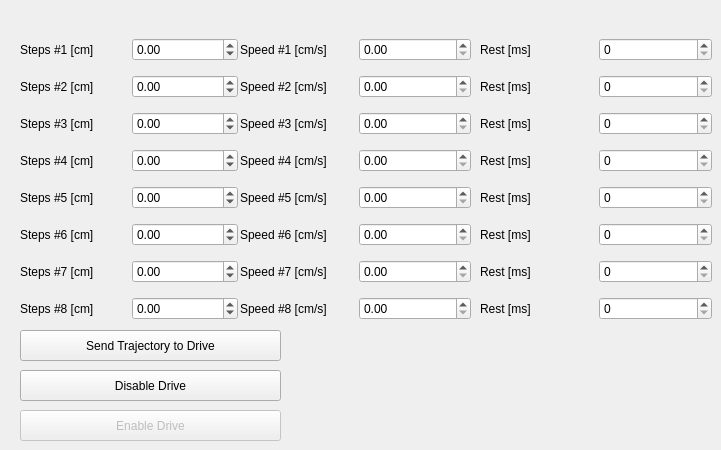
    <widget class="QWidget" name="ComplexTab2">
     <attribute name="title">
      <string>Drive 2</string>
     </attribute>
     <widget class="QWidget" name="layoutWidget_27">
      <property name="geometry">
       <rect>
        <x>20</x>
        <y>30</y>
        <width>218</width>
        <height>300</height>
       </rect>
      </property>
      <layout class="QGridLayout" name="gridLayout_16">
       <item row="0" column="0">
        <widget class="QLabel" name="labelCSteps1_2">
         <property name="text">
          <string>Steps #1 [cm]</string>
         </property>
        </widget>
       </item>
       <item row="1" column="0">
        <widget class="QLabel" name="labelCSteps2_2">
         <property name="text">
          <string>Steps #2 [cm]</string>
         </property>
        </widget>
       </item>
       <item row="2" column="0">
        <widget class="QLabel" name="labelCSSteps3_2">
         <property name="text">
          <string>Steps #3 [cm]</string>
         </property>
        </widget>
       </item>
       <item row="3" column="0">
        <widget class="QLabel" name="labelCSSteps4_2">
         <property name="text">
          <string>Steps #4 [cm]</string>
         </property>
        </widget>
       </item>
       <item row="5" column="0">
        <widget class="QLabel" name="labelCSteps6_2">
         <property name="text">
          <string>Steps #6 [cm]</string>
         </property>
        </widget>
       </item>
       <item row="6" column="0">
        <widget class="QLabel" name="labelCSteps7_2">
         <property name="text">
          <string>Steps #7 [cm]</string>
         </property>
        </widget>
       </item>
       <item row="7" column="0">
        <widget class="QLabel" name="labelCSteps8_2">
         <property name="text">
          <string>Steps #8 [cm]</string>
         </property>
        </widget>
       </item>
       <item row="4" column="0">
        <widget class="QLabel" name="labelCSteps5_2">
         <property name="text">
          <string>Steps #5 [cm]</string>
         </property>
        </widget>
       </item>
       <item row="0" column="1">
        <widget class="QDoubleSpinBox" name="sbSteps2_1">
         <property name="minimum">
          <double>-31.000000000000000</double>
         </property>
         <property name="maximum">
          <double>31.000000000000000</double>
         </property>
        </widget>
       </item>
       <item row="1" column="1">
        <widget class="QDoubleSpinBox" name="sbSteps2_2">
         <property name="minimum">
          <double>-31.000000000000000</double>
         </property>
         <property name="maximum">
          <double>31.000000000000000</double>
         </property>
        </widget>
       </item>
       <item row="2" column="1">
        <widget class="QDoubleSpinBox" name="sbSteps2_3">
         <property name="minimum">
          <double>-31.000000000000000</double>
         </property>
         <property name="maximum">
          <double>31.000000000000000</double>
         </property>
        </widget>
       </item>
       <item row="3" column="1">
        <widget class="QDoubleSpinBox" name="sbSteps2_4">
         <property name="minimum">
          <double>-31.000000000000000</double>
         </property>
         <property name="maximum">
          <double>31.000000000000000</double>
         </property>
        </widget>
       </item>
       <item row="4" column="1">
        <widget class="QDoubleSpinBox" name="sbSteps2_5">
         <property name="minimum">
          <double>-31.000000000000000</double>
         </property>
         <property name="maximum">
          <double>31.000000000000000</double>
         </property>
        </widget>
       </item>
       <item row="5" column="1">
        <widget class="QDoubleSpinBox" name="sbSteps2_6">
         <property name="minimum">
          <double>-31.000000000000000</double>
         </property>
         <property name="maximum">
          <double>31.000000000000000</double>
         </property>
        </widget>
       </item>
       <item row="6" column="1">
        <widget class="QDoubleSpinBox" name="sbSteps2_7">
         <property name="minimum">
          <double>-31.000000000000000</double>
         </property>
         <property name="maximum">
          <double>31.000000000000000</double>
         </property>
        </widget>
       </item>
       <item row="7" column="1">
        <widget class="QDoubleSpinBox" name="sbSteps2_8">
         <property name="minimum">
          <double>-31.000000000000000</double>
         </property>
         <property name="maximum">
          <double>31.000000000000000</double>
         </property>
        </widget>
       </item>
      </layout>
     </widget>
     <widget class="QWidget" name="layoutWidget_29">
      <property name="geometry">
       <rect>
        <x>240</x>
        <y>30</y>
        <width>231</width>
        <height>300</height>
       </rect>
      </property>
      <layout class="QGridLayout" name="gridLayout_17">
       <item row="0" column="0">
        <widget class="QLabel" name="labelCSpeed1_4">
         <property name="text">
          <string>Speed #1 [cm/s]</string>
         </property>
        </widget>
       </item>
       <item row="1" column="0">
        <widget class="QLabel" name="labelCSpeed2_4">
         <property name="text">
          <string>Speed #2 [cm/s]</string>
         </property>
        </widget>
       </item>
       <item row="2" column="0">
        <widget class="QLabel" name="labelCSpeed3_4">
         <property name="text">
          <string>Speed #3 [cm/s]</string>
         </property>
        </widget>
       </item>
       <item row="3" column="0">
        <widget class="QLabel" name="labelCSpeed4_4">
         <property name="text">
          <string>Speed #4 [cm/s]</string>
         </property>
        </widget>
       </item>
       <item row="4" column="0">
        <widget class="QLabel" name="labelCSpeed5_3">
         <property name="text">
          <string>Speed #5 [cm/s]</string>
         </property>
        </widget>
       </item>
       <item row="5" column="0">
        <widget class="QLabel" name="labelCSpeed6_3">
         <property name="text">
          <string>Speed #6 [cm/s]</string>
         </property>
        </widget>
       </item>
       <item row="6" column="0">
        <widget class="QLabel" name="labelCSpeed7_3">
         <property name="text">
          <string>Speed #7 [cm/s]</string>
         </property>
        </widget>
       </item>
       <item row="7" column="0">
        <widget class="QLabel" name="labelCSpeed8_3">
         <property name="text">
          <string>Speed #8 [cm/s]</string>
         </property>
        </widget>
       </item>
       <item row="0" column="1">
        <widget class="QDoubleSpinBox" name="sbSpeed2_1">
         <property name="maximum">
          <double>7.500000000000000</double>
         </property>
        </widget>
       </item>
       <item row="1" column="1">
        <widget class="QDoubleSpinBox" name="sbSpeed2_2">
         <property name="maximum">
          <double>7.500000000000000</double>
         </property>
        </widget>
       </item>
       <item row="2" column="1">
        <widget class="QDoubleSpinBox" name="sbSpeed2_3">
         <property name="maximum">
          <double>7.500000000000000</double>
         </property>
        </widget>
       </item>
       <item row="3" column="1">
        <widget class="QDoubleSpinBox" name="sbSpeed2_4">
         <property name="maximum">
          <double>7.500000000000000</double>
         </property>
        </widget>
       </item>
       <item row="4" column="1">
        <widget class="QDoubleSpinBox" name="sbSpeed2_5">
         <property name="maximum">
          <double>7.500000000000000</double>
         </property>
        </widget>
       </item>
       <item row="5" column="1">
        <widget class="QDoubleSpinBox" name="sbSpeed2_6">
         <property name="maximum">
          <double>7.500000000000000</double>
         </property>
        </widget>
       </item>
       <item row="6" column="1">
        <widget class="QDoubleSpinBox" name="sbSpeed2_7">
         <property name="maximum">
          <double>7.500000000000000</double>
         </property>
        </widget>
       </item>
       <item row="7" column="1">
        <widget class="QDoubleSpinBox" name="sbSpeed2_8">
         <property name="maximum">
          <double>7.500000000000000</double>
         </property>
        </widget>
       </item>
      </layout>
     </widget>
     <widget class="QWidget" name="layoutWidget_2">
      <property name="geometry">
       <rect>
        <x>480</x>
        <y>30</y>
        <width>232</width>
        <height>300</height>
       </rect>
      </property>
      <layout class="QGridLayout" name="gridLayout_7">
       <item row="0" column="0">
        <widget class="QLabel" name="lCRest2_1">
         <property name="text">
          <string>Rest [ms]</string>
         </property>
        </widget>
       </item>
       <item row="0" column="1">
        <widget class="QSpinBox" name="sbCRest2_1">
         <property name="maximum">
          <number>10000</number>
         </property>
         <property name="value">
          <number>0</number>
         </property>
        </widget>
       </item>
       <item row="1" column="0">
        <widget class="QLabel" name="lCRest2_2">
         <property name="text">
          <string>Rest [ms]</string>
         </property>
        </widget>
       </item>
       <item row="1" column="1">
        <widget class="QSpinBox" name="sbCRest2_2">
         <property name="maximum">
          <number>10000</number>
         </property>
         <property name="value">
          <number>0</number>
         </property>
        </widget>
       </item>
       <item row="2" column="0">
        <widget class="QLabel" name="lCRest2_3">
         <property name="text">
          <string>Rest [ms]</string>
         </property>
        </widget>
       </item>
       <item row="2" column="1">
        <widget class="QSpinBox" name="sbCRest2_3">
         <property name="maximum">
          <number>10000</number>
         </property>
         <property name="value">
          <number>0</number>
         </property>
        </widget>
       </item>
       <item row="3" column="0">
        <widget class="QLabel" name="lCRest2_4">
         <property name="text">
          <string>Rest [ms]</string>
         </property>
        </widget>
       </item>
       <item row="3" column="1">
        <widget class="QSpinBox" name="sbCRest2_4">
         <property name="maximum">
          <number>10000</number>
         </property>
         <property name="value">
          <number>0</number>
         </property>
        </widget>
       </item>
       <item row="4" column="0">
        <widget class="QLabel" name="lCRest2_5">
         <property name="text">
          <string>Rest [ms]</string>
         </property>
        </widget>
       </item>
       <item row="4" column="1">
        <widget class="QSpinBox" name="sbCRest2_5">
         <property name="maximum">
          <number>10000</number>
         </property>
         <property name="value">
          <number>0</number>
         </property>
        </widget>
       </item>
       <item row="5" column="0">
        <widget class="QLabel" name="lCRest2_6">
         <property name="text">
          <string>Rest [ms]</string>
         </property>
        </widget>
       </item>
       <item row="5" column="1">
        <widget class="QSpinBox" name="sbCRest2_6">
         <property name="maximum">
          <number>10000</number>
         </property>
         <property name="value">
          <number>0</number>
         </property>
        </widget>
       </item>
       <item row="6" column="0">
        <widget class="QLabel" name="lCRest2_7">
         <property name="text">
          <string>Rest [ms]</string>
         </property>
        </widget>
       </item>
       <item row="6" column="1">
        <widget class="QSpinBox" name="sbCRest2_7">
         <property name="maximum">
          <number>10000</number>
         </property>
         <property name="value">
          <number>0</number>
         </property>
        </widget>
       </item>
       <item row="7" column="0">
        <widget class="QLabel" name="lCRest2_8">
         <property name="text">
          <string>Rest [ms]</string>
         </property>
        </widget>
       </item>
       <item row="7" column="1">
        <widget class="QSpinBox" name="sbCRest2_8">
         <property name="maximum">
          <number>10000</number>
         </property>
         <property name="value">
          <number>0</number>
         </property>
        </widget>
       </item>
      </layout>
     </widget>
     <widget class="QPushButton" name="pbSendTraj2">
      <property name="geometry">
       <rect>
        <x>20</x>
        <y>330</y>
        <width>261</width>
        <height>31</height>
       </rect>
      </property>
      <property name="text">
       <string>Send Trajectory to Drive</string>
      </property>
     </widget>
     <widget class="QPushButton" name="pbDisableDrive2">
      <property name="geometry">
       <rect>
        <x>20</x>
        <y>370</y>
        <width>261</width>
        <height>31</height>
       </rect>
      </property>
      <property name="text">
       <string>Disable Drive</string>
      </property>
     </widget>
     <widget class="QPushButton" name="pbEnableDrive2">
      <property name="enabled">
       <bool>false</bool>
      </property>
      <property name="geometry">
       <rect>
        <x>20</x>
        <y>410</y>
        <width>261</width>
        <height>31</height>
       </rect>
      </property>
      <property name="text">
       <string>Enable Drive</string>
      </property>
     </widget>
    </widget>
